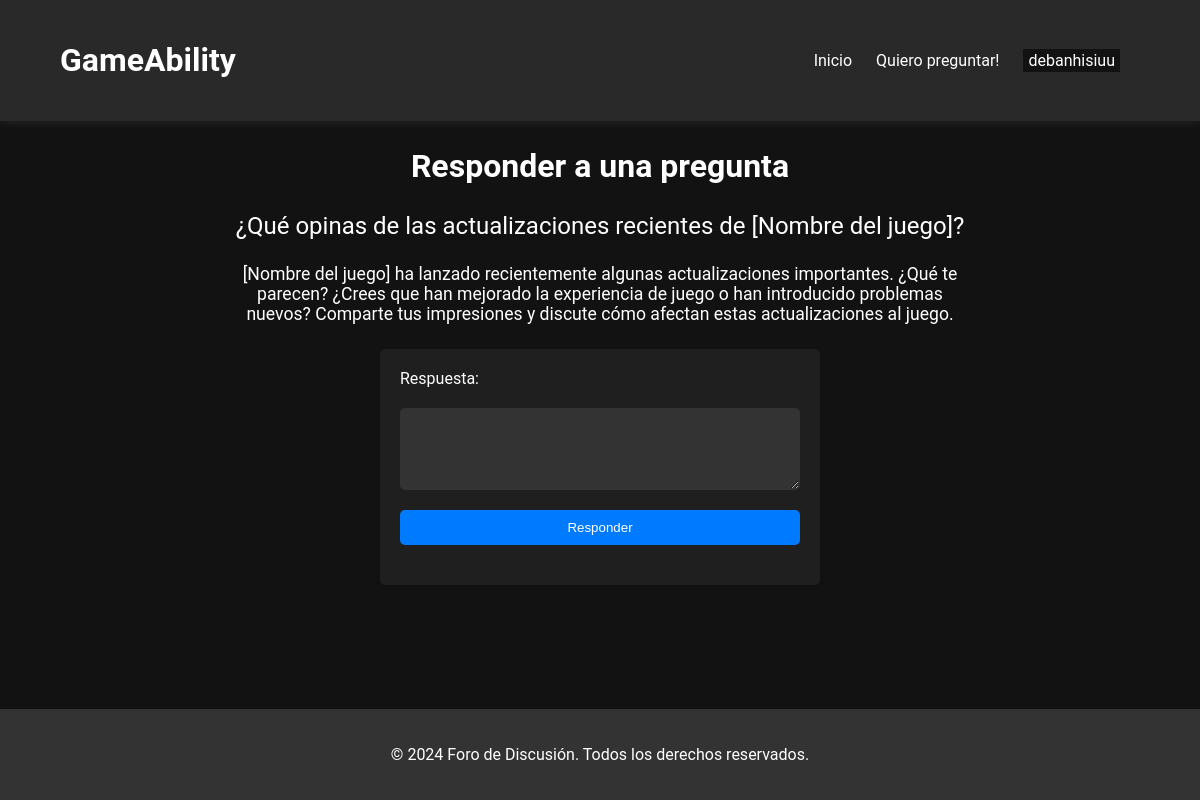
The app's page /responder_pregunta.php?id=6 (signed in) with its own data.
### tables this page shows
CREATE TABLE `preguntas` (
  `id` int(11) NOT NULL,
  `id_usuario` int(11) NOT NULL,
  `titulo` varchar(255) NOT NULL,
  `contenido` text NOT NULL,
  `fecha` timestamp NOT NULL DEFAULT current_timestamp()
);

### responder_pregunta.php (the view, shortened to what this page needs)
<?php
$servername = "localhost";
$username = "root";
$password = "";
$dbname = "gameability";
$conn = new mysqli($servername, $username, $password, $dbname);
?>
<!DOCTYPE html>
<html lang="es">
<head>
    <link rel="stylesheet" href="css/foro.css">
</head>
<body style="display: flex; min-height: 100vh; flex-direction: column;">
    <header>
        <h1>GameAbility</h1>
        <nav>
            <ul>
                <li><a href="index.php">Inicio</a></li>
                <li><a href="#">Quiero preguntar!</a></li>
                <?php
                if (isset($_SESSION['id_usuario'])) {
                    echo '<li class="dropdown">';
                    echo '<a href="#" class="dropbtn">' . $_SESSION['username'] . '</a>';
                    echo '</li>';
                } else {
                    echo '<li><a href="login.php">Iniciar Sesión</a></li>';
                }
                ?>
            </ul>
        </nav>
    </header>
    <div class="form-container">
        <h2>Responder a una pregunta</h2>
        <?php
        if (isset($_GET['id'])) {
            $id_pregunta = $_GET['id'];
            $sql_pregunta = "SELECT * FROM preguntas WHERE id = $id_pregunta";
            $result_pregunta = $conn->query($sql_pregunta);
            if ($result_pregunta->num_rows > 0) {
                $row_pregunta = $result_pregunta->fetch_assoc();
                $titulo_pregunta = $row_pregunta['titulo'];
                $contenido_pregunta = $row_pregunta['contenido'];
                echo "<p class='mostrar-pregunta-Enrespuesta'>$titulo_pregunta</p>";
                echo "<p class='mostrar-contenido-Enrespuesta'>$contenido_pregunta</p>";
            } else {
                echo "No se encontró la pregunta.";
            }
        } else {
            echo "No se especificó una pregunta.";
        }
        ?>
        <form action="<?php echo htmlspecialchars($_SERVER["PHP_SELF"]); ?>" method="post">
            <label for="contenido">Respuesta:</label>
            <textarea id="contenido" name="contenido" rows="4" required></textarea>
            <button type="submit">Responder</button>
        </form>
    </div>
    <footer style="margin-top: auto;">
        <p>&copy; 2024 Foro de Discusión. Todos los derechos reservados.</p>
    </footer>
</body>
</html>

### css/foro.css (style rules this page uses)
body { font-family: "Roboto", sans-serif; margin: 0; padding: 0; background-color: #121212; color: #fff; }
header { background: #292929; color: #fff; padding: 20px 60px; text-align: center; box-shadow: 0 0 10px rgba(255, 255, 255, 0.1); display: flex; align-items: center; justify-content: space-between; }
nav ul { list-style-type: none; padding: 0; }
nav ul li { display: inline; margin-right: 20px; }
nav ul li a { color: #fff; text-decoration: none; }
.dropbtn { background-color: #121212; padding: 2px 5px; }
.dropdown { position: relative; display: inline-block; }
h2 { font-size: 2em; text-align: center; }
footer { background-color: #333; color: #fff; text-align: center; padding: 20px 0; width: 100%; }
form { max-width: 400px; margin: 0 auto; padding: 20px; background-color: #1f1f1f; border-radius: 5px; box-shadow: 0 2px 5px rgba(0, 0, 0, 0.1); }
label, input, textarea, button { display: block; margin-bottom: 20px; width: 100%; }
input[type="text"], input[type="password"], textarea { padding: 10px; border: 1px solid transparent; border-radius: 5px; box-sizing: border-box; background-color: #333; color: #fff; resize: vertical; max-height: 200px; overflow-y: auto; }
button { padding: 10px; background-color: #007bff; color: #fff; border: none; border-radius: 5px; cursor: pointer; }
a { text-decoration: none; color: #fff; }
.mostrar-pregunta-Enrespuesta { font-size: 1.5em; text-align: center; }
.mostrar-contenido-Enrespuesta { margin: 0 auto; width: 60%; font-size: 1.1em; text-align: center; padding-bottom: 25px; }

### records on screen
preguntas: titulo "¿Qué opinas de las actualizaciones recientes de [Nombre del juego]?", contenido "[Nombre del juego] ha lanzado recientemente algunas actualizaciones importantes. ¿Qué te parecen? ¿Crees que han mejorado la experiencia de juego o han introducido problemas nuevos? Comparte tus impresiones y discute cómo afectan estas actualizaciones al juego."

### other values on screen
$_SESSION['username'] "debanhisiuu"
